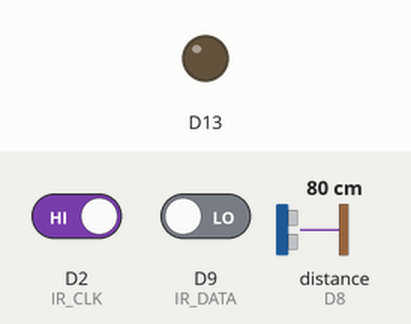
Recording of a sketch running on a simulated Arduino MKR. On the bench: output pins drawn as LEDs (lit = HIGH). Wiring (inferred from the names in the program): ultrasonic range finder: trigger D4; echo D8. The inputs (shaded band) are chosen by the test bench; at power-on: D2 (IR_CLK) HIGH, distance to the obstacle (sensor on D8) 80 cm, D9 (IR_DATA) LOW. The echo pulse lasts 58.3 µs per cm; WiFi joins after 1.5 s; servers stay silent unless stated; uploads are accepted with an empty reply; pins used as bus, display or sensor lines are not drawn; what the sketch prints to the serial monitor is not drawn.

Above: at 6.7 s.
6.8 s: D2 (IR_CLK) driven LOW
At 7.6 s:
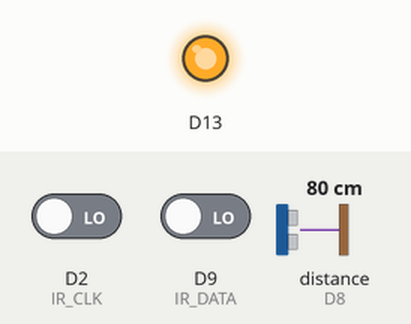
8.3 s: distance to the obstacle (sensor on D8) set to 9 cm
Timing chart, 0 to 11.3 s (numbered marks = the images above; inputs shaded):
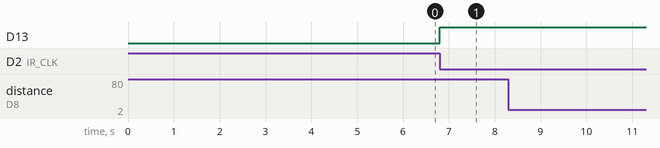

The sketch:

toohot-sensor.ino
```cpp
#include <SPI.h>
#include <WiFi101.h>

//Pin constants for rangefinder
#define trigPin 4
#define echoPin 8
//Pin constants for infrared thermometer
#define IR_CLK 2 //this is interrupt driven, pin 2 or 3
#define IR_DATA 9 //data pin

WiFiClient client;

//Wireless hotspot connection details
char ssid[] = "Ji Hyuk's iPhone";
char pass[] = "mxpd867!";
int status = WL_IDLE_STATUS;

//IRT deserializer vars
volatile int nbits = 0;
volatile byte hexbyte = 0;
volatile unsigned char message[4];
volatile int nbytes = 0;
volatile int message_waiting = 0;

unsigned long last_time = 0;

//Processed sensor vars
float temp= 99.00;
float qtemp;
float ambient;
long dist;
boolean light = false;
boolean sent = false;

int irSetup = 1;
int n = 0;

float latestReading = 0.0;

void setupRangeFinder() {
  pinMode(trigPin, OUTPUT);
  pinMode(echoPin, INPUT);
}

void setupTempSensor() {
  pinMode(IR_CLK, INPUT);
  pinMode(IR_DATA, INPUT);
  pinMode(13, OUTPUT);
  attachInterrupt(digitalPinToInterrupt(IR_CLK), readBit, FALLING); //0 -> pin2, 1 -> pin3
}

void temp_output() {
   //updateTempSensor();
   float tmp = getFreshTemp(); //gets the temperature reading
   float amb = getFreshAmb(); //gets the ambient temperature
   float ftmp = (tmp*1.8) + 32;
   float famb = (amb*1.8) + 32;
   Serial.print("IR: ");
   Serial.print(tmp);
   Serial.print(" C");
   Serial.print('\t');
   Serial.print(ftmp);
   Serial.print(" F\t\t");
   Serial.print("AMB: ");
   Serial.print(amb);
   Serial.print(" C");
   Serial.print('\t');
   Serial.print(famb);
   Serial.println(" F");

}

void dist_output() {
  Serial.print(dist);
  Serial.println(" cm");
}

void updateRangeFinder() {
  long duration, distance;
  digitalWrite(trigPin, LOW);  // Added this line
  delayMicroseconds(2); // Added this line
  digitalWrite(trigPin, HIGH);
  delayMicroseconds(10); // Added this line
  digitalWrite(trigPin, LOW);
  duration = pulseIn(echoPin, HIGH);
  distance = (duration/2) / 29.1;

  dist = distance;
}

void updateTempSensor() {
  if (message_waiting == 1) {
    last_time = millis();
    if (message[0] == 0x4c) { //from zytemp
      int t = message[1]<<8 | message[2];
      temp = t/16.0 -273.15;
    }
    else if (message[0] == 0x66) {
      int t = message[1]<<8 | message[2];
      ambient = t/16.0 -273.15;
    }
    message_waiting = 0;
  }

  //update every second
  if (millis() - last_time > 1000) {
    nbits = 0;
    nbytes = 0;
    hexbyte = 0;
    message_waiting = 0;
    last_time = millis();
  }

}

// Interupt routine for handling IR sensor clock trailing edge
void readBit() {
  int val = digitalRead(IR_DATA);  //read the data from the IR module
  if(!light) digitalWrite(13, HIGH);   // set the LED on
  else digitalWrite(13, LOW);
  light = !light;  //change light state when a bit was read in
  nbits++;
  int bit = (val == HIGH) ? 1 : 0;
  hexbyte = (hexbyte << 1) | bit; //compound bytes so that we creat a 8-bit key
  if (nbits == 8) {
    if (hexbyte == 0xd) {
      nbytes = 0;
      message_waiting = 1;
    }
    else if (message_waiting == 0) {
      if (nbytes < 4) {
        message[nbytes] = hexbyte;
      }
      nbytes++;
    }
    hexbyte = 0;
    nbits = 0;
  }
}

float getFreshTemp() {
  return temp;
}

float getFreshAmb() {
  return ambient;
}

void sendData() {
    //Establish connection
    while(!client.connected()){
      client.stop();
      delay(10);
      client.connect("54.208.8.50", 80);
    }

    //Send data
    Serial.print("Sending ");
    String PostData="{\"temp\":" + String(qtemp) + ",\"sensorID\":1}";
    Serial.println(PostData);
    client.println("POST /api/temps HTTP/1.1");
    client.println("Host: 54.208.8.50");
    client.println("User-Agent: Arduino/1.0");
    client.println("Connection: close");
    client.println("Content-Type: application/json;");
    client.print("Content-Length: ");
    client.println(PostData.length());
    client.println();
    client.println(PostData);

    // Waits for server response
    while(!client.available()){
      delay(1);
    }

    // Read response from server
    while(client.available()) {
      char c = client.read();
      Serial.print(c);
    }

    // Wait for server to terminate
    while(client.connected()){
      Serial.println("Waiting for server to terminate");
    }

    // Disconnect
    client.stop();
    //delay(3000);
}

void setup() {
   Serial.begin(9600);


   while (status != WL_CONNECTED) {
    Serial.println("Attempting to connect to WPA network...");
    status = WiFi.begin(ssid, pass);
    delay(4000);
   }

   setupTempSensor(); //start temperature
   setupRangeFinder();
   client.setTimeout(500);


}

void loop() {
  updateTempSensor();
  updateRangeFinder();
  temp_output();
  dist_output();
  if(dist < 7) return;
  //if(sent && dist > 55) sent = false;
  if(!sent && dist <= 55){
    sent = true;
    n = 0;
    qtemp = (temp + 0.12*dist);
  }
  else if(sent) {
    n++;
    if((temp + 0.12*dist) > qtemp && dist <= 55) qtemp = (temp + 0.12*dist);
    if(n == 10) {
      sent = false;
      sendData();
    }
  }
  delay(100);
}
```

Measured:
- after the input at 6.8 s, D13: LOW → HIGH at once
- after the input at 8.3 s, every drawn part: stays the same
